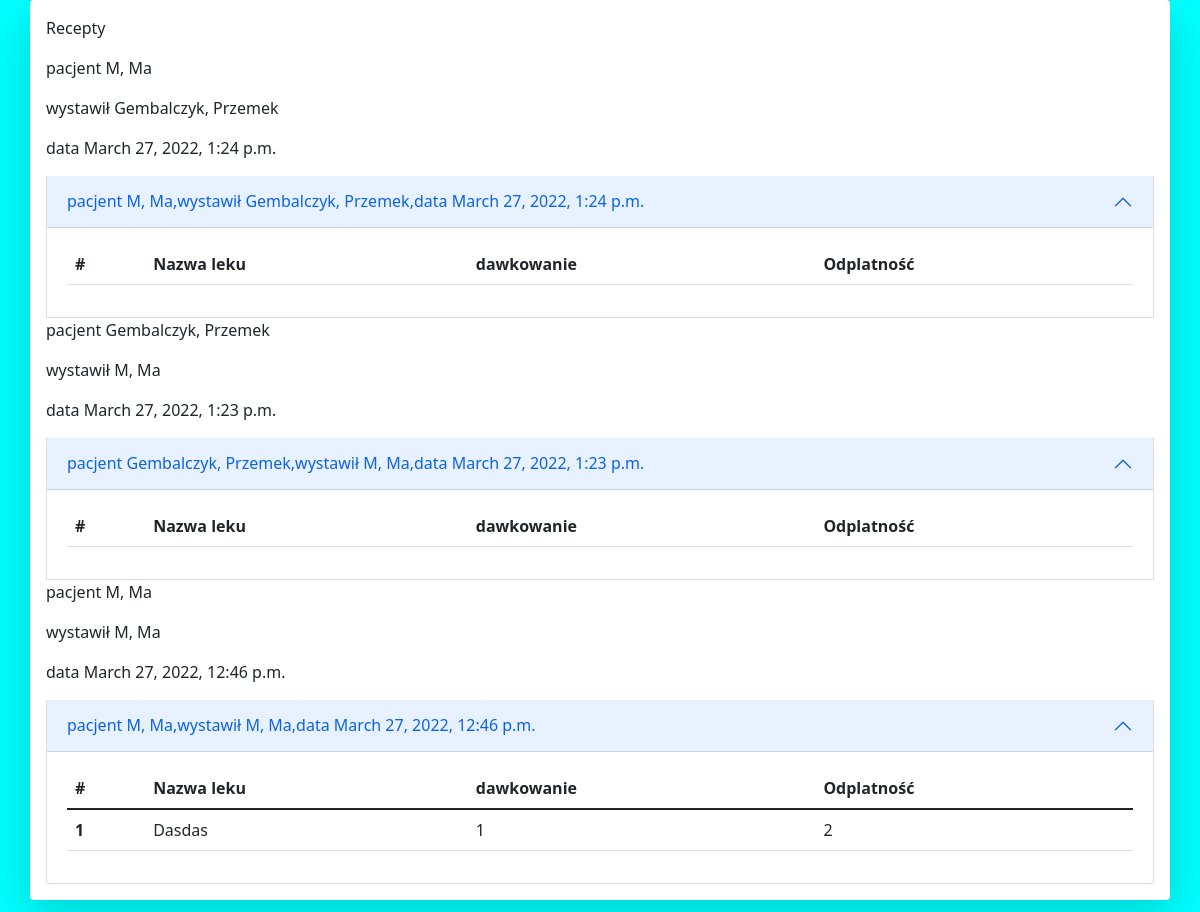
The page /recepta/recepta1/ on the database its author committed.
### recepta/models.py (models this page shows, shortened)
class recepta(models.Model):
    kod_recepty=random_string()
    pacjent=models.ForeignKey(osoba, related_name='pacjent', on_delete=models.CASCADE)
    wystawca=models.ForeignKey(osoba, on_delete=models.CASCADE)
    data_wystawienia= models.DateTimeField(auto_now_add=True)
    class Meta:
        verbose_name="Recepta"
        verbose_name_plural="Recepty"
        ordering= ("-data_wystawienia",)

class osoba(models.Model):
    imie = models.CharField(max_length=50)
    nazwisko = models.CharField(max_length=50)
    pesel= models.CharField(max_length=11)
    is_staff=models.BooleanField(default=False)
    specjalizacja=models.CharField(max_length=100)
    adres=models.ForeignKey(adres, on_delete=models.CASCADE)
    def __str__(self):
        return f'{self.nazwisko}, {self.imie}'
    class Meta:
        verbose_name="Osoba"
        verbose_name_plural="Osoby"
        ordering= ("nazwisko",)

class przepisane_leki(models.Model):
    recepta=models.ForeignKey(recepta, on_delete=models.CASCADE)
    nazwa_leku=models.CharField(max_length=250)
    dawkowanie=models.CharField(max_length=2000)
    odplatnosc=models.IntegerField()
    class Meta:
        verbose_name="Lek"
        verbose_name_plural="Leki"
        ordering= ("nazwa_leku",)

### recepta/views.py (the view)
# urls.py: path('recepta1/',views.recepta1,name='recepta1'),
def recepta1(request):
    dane=recepta.objects.all()
    return render(request,'recepta/recepta.html',{'tytul':'Podstrona do recept','lista_recept':dane})

### recepta/templates/recepta/recepta.html (shortened to what this page needs)
{% extends 'base.html'%}
{% block content %}
    <p>Recepty</p>
    {% for lista in lista_recept %}
    <p>pacjent {{lista.pacjent}}</p>
    <p>wystawił {{lista.wystawca}}</p>
    <p>data {{lista.data_wystawienia}}</p>
        <div class="accordion-item">
          <h2 class="accordion-header" id="headingOne">
            <button class="accordion-button" type="button" data-bs-toggle="collapse" data-bs-target="#collapse{{forloop.counter}}" aria-expanded="true" aria-controls="collapse{{forloop.counter}}">
                pacjent {{lista.pacjent}},wystawił {{lista.wystawca}},data {{lista.data_wystawienia}}
            </button>
          </h2>
          <div id="collapse{{forloop.counter}}" class="accordion-collapse collapse show" aria-labelledby="headingOne" data-bs-parent="#accordionExample">
            <div class="accordion-body">
                <table class="table">
                    <thead>
                        <tr>
                            <th scope"col">#</th>
                            <th scope"col">Nazwa leku</th>
                            <th scope"col">dawkowanie</th>
                            <th scope"col">Odplatność</th>
                        </tr>
                    </thead>
                    <tbody>
                        {% for szcz in lista.przepisane_leki_set.all %}
                        <tr>
                            <th scope="row">{{forloop.counter}}</th>
                            <td>{{szcz.nazwa_leku}}</td>
                            <td>{{szcz.dawkowanie}}</td>
                            <td>{{szcz.odplatnosc}}</td>
                        </tr>
                        {% endfor %}
                    </tbody>
                </table>
            </div>
          </div>
        </div>
        {% endfor %}
    </div>
{% endblock %}

### recepta/templates/base.html (shortened to what this page needs)
<!doctype html>
{% load static %}
<html lang="pl">
  <head>
    <link href="https://cdn.jsdelivr.net/npm/bootstrap@5.1.3/dist/css/bootstrap.min.css" rel="stylesheet">
    <link rel="stylesheet" href="{% static 'static.css' %}">
  </head>
  <body>
      <div class="container shadow-lg p-3 mb-5 bg-body rounded">
    {% block content %}{% endblock %}
  </body>
</html>

### static/static.css (style rules this page uses)
body { background-color:aqua; }

### rows shown on the page
recepta: pacjent "M, Ma", wystawca "Gembalczyk, Przemek", data_wystawienia "March 27, 2022, 1:24 p.m."
recepta: pacjent "Gembalczyk, Przemek", wystawca "M, Ma", data_wystawienia "March 27, 2022, 1:23 p.m."
recepta: pacjent "M, Ma", wystawca "M, Ma", data_wystawienia "March 27, 2022, 12:46 p.m."
przepisane_leki: nazwa_leku "Dasdas", dawkowanie "1", odplatnosc "2"
